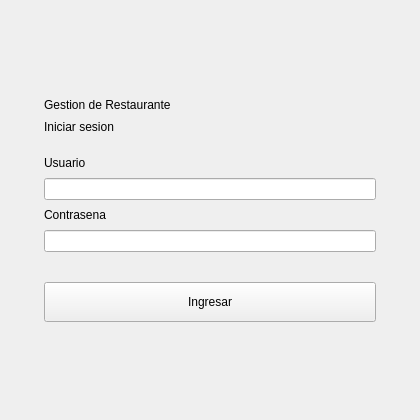
<?xml version="1.0" encoding="UTF-8"?>
<ui version="4.0">
 <class>VentanaLogin</class>
 <widget class="QWidget" name="VentanaLogin">
  <property name="geometry">
   <rect>
    <x>0</x>
    <y>0</y>
    <width>420</width>
    <height>420</height>
   </rect>
  </property>
  <property name="minimumSize">
   <size>
    <width>420</width>
    <height>420</height>
   </size>
  </property>
  <property name="maximumSize">
   <size>
    <width>420</width>
    <height>420</height>
   </size>
  </property>
  <property name="windowTitle">
   <string>Iniciar sesion - Restaurante</string>
  </property>
  <layout class="QVBoxLayout" name="layout_formulario">
   <property name="spacing">
    <number>8</number>
   </property>
   <property name="leftMargin">
    <number>44</number>
   </property>
   <property name="topMargin">
    <number>40</number>
   </property>
   <property name="rightMargin">
    <number>44</number>
   </property>
   <property name="bottomMargin">
    <number>40</number>
   </property>
   <item>
    <spacer name="espaciador_formArriba">
     <property name="orientation">
      <enum>Qt::Vertical</enum>
     </property>
     <property name="sizeHint" stdset="0">
      <size>
       <width>20</width>
       <height>20</height>
      </size>
     </property>
    </spacer>
   </item>
   <item>
    <widget class="QLabel" name="label_marcaTitulo">
     <property name="text">
      <string>Gestion de Restaurante</string>
     </property>
    </widget>
   </item>
   <item>
    <widget class="QLabel" name="label_titulo">
     <property name="text">
      <string>Iniciar sesion</string>
     </property>
    </widget>
   </item>
   <item>
    <spacer name="espaciador_titulo">
     <property name="orientation">
      <enum>Qt::Vertical</enum>
     </property>
     <property name="sizeType">
      <enum>QSizePolicy::Fixed</enum>
     </property>
     <property name="sizeHint" stdset="0">
      <size>
       <width>20</width>
       <height>14</height>
      </size>
     </property>
    </spacer>
   </item>
   <item>
    <widget class="QLabel" name="label_usuario">
     <property name="text">
      <string>Usuario</string>
     </property>
    </widget>
   </item>
   <item>
    <widget class="QLineEdit" name="lineEdit_usuario"/>
   </item>
   <item>
    <widget class="QLabel" name="label_contrasena">
     <property name="text">
      <string>Contrasena</string>
     </property>
    </widget>
   </item>
   <item>
    <widget class="QLineEdit" name="lineEdit_contrasena">
     <property name="echoMode">
      <enum>QLineEdit::Password</enum>
     </property>
    </widget>
   </item>
   <item>
    <widget class="QLabel" name="label_error">
     <property name="text">
      <string/>
     </property>
     <property name="wordWrap">
      <bool>true</bool>
     </property>
    </widget>
   </item>
   <item>
    <widget class="QPushButton" name="pushButton_ingresar">
     <property name="minimumSize">
      <size>
       <width>0</width>
       <height>40</height>
      </size>
     </property>
     <property name="text">
      <string>Ingresar</string>
     </property>
    </widget>
   </item>
   <item>
    <spacer name="espaciador_formAbajo">
     <property name="orientation">
      <enum>Qt::Vertical</enum>
     </property>
     <property name="sizeHint" stdset="0">
      <size>
       <width>20</width>
       <height>20</height>
      </size>
     </property>
    </spacer>
   </item>
  </layout>
 </widget>
 <resources/>
 <connections/>
</ui>
